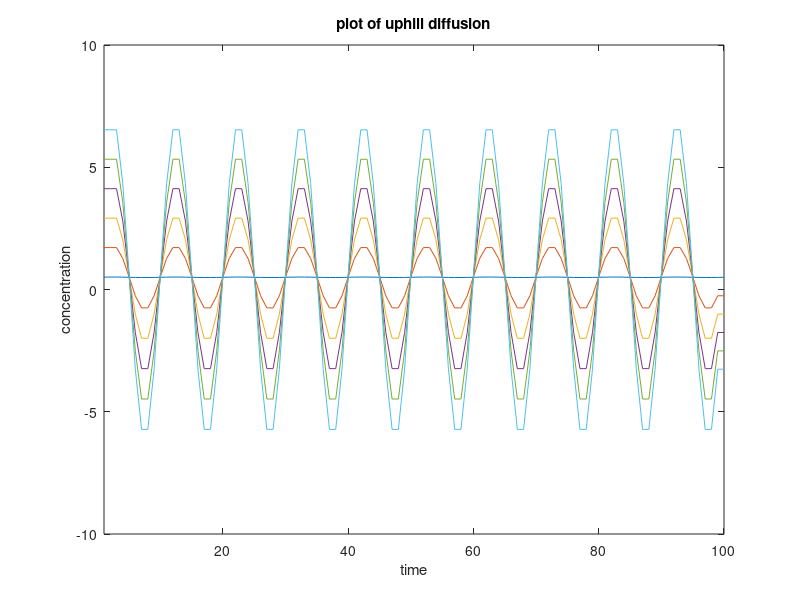

Here is the MATLAB script that generated this plot:
clc
clear all

C1 = 5;
C2 = 3;
n = 100;
R = 8.314;
T = 500;
%for up-hill diffusion O > 2RT
O = 10000;
D = 100;
dx= 0.5;
dt=1/(20*D);
mu  = [];



%loop to find the initial concentration(sin cuurve)
for i  = 1:100
     arr_conc_old(i)=0.5+0.01*sin(2*i*pi/10);
end
plot(1:100,arr_conc_old)
axis([1 100 0.3 0.6])
hold on

%loop to find the mu(chemical potential) array
for i = 1:n
    mu(i) =  O*(1-arr_conc_old(i))^2 + R * T * log(arr_conc_old(i));
end
arr_conc = arr_conc_old;
%loop to find  the uphill diffusion concentration array
for j = 1 :5
     for i = 2:n-1
        arr_conc(i) = arr_conc(i) + dt*D*(mu(i+1) + mu(i-1) -2*mu(i))/((dx)^2);
    end 
    arr_conc(1) = arr_conc(2);
    arr_conc(n) = arr_conc(n-1);
    hold on
    plot(1:n, arr_conc);
    axis([1 n -10 10])
    title('plot of uphill diffusion')
    ylabel('concentration')
    xlabel('time')
end
hold off;










